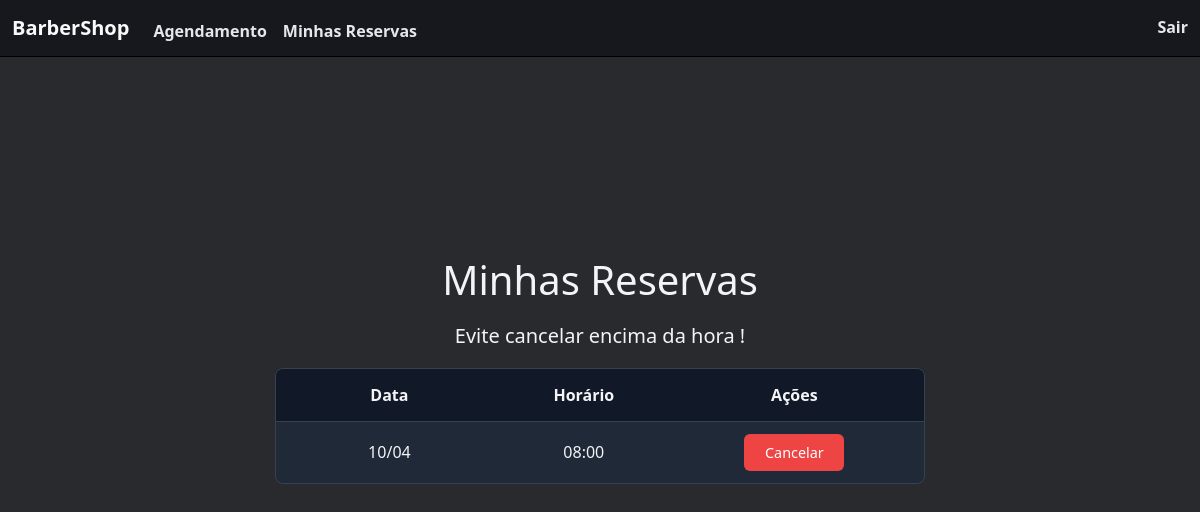
The page /minhasReservas (signed in) on the database as committed earlier.
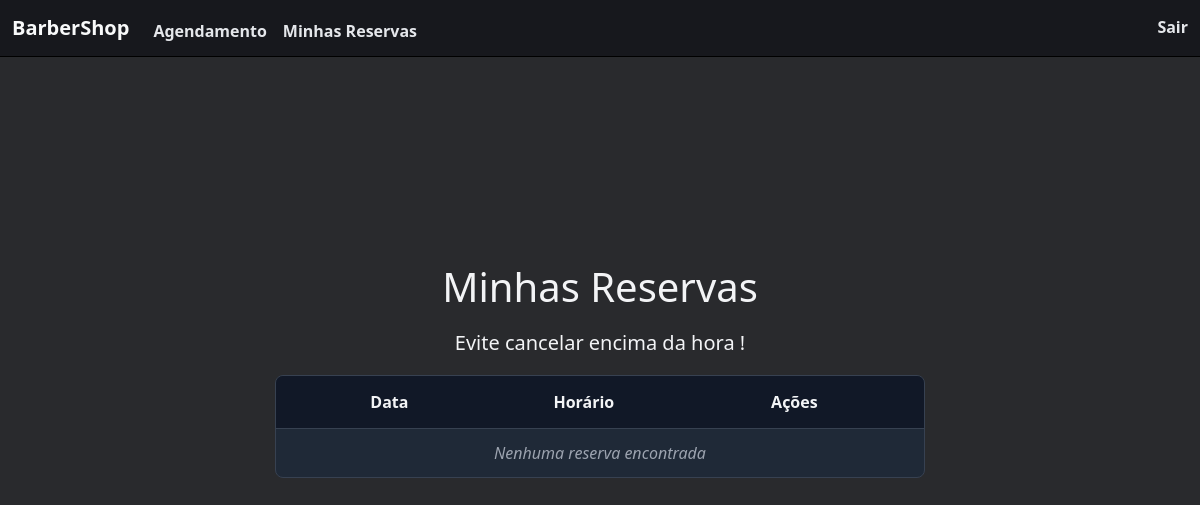
The same page on the database as committed later.
### tables this page shows
CREATE TABLE agendamentos (
    id INTEGER PRIMARY KEY AUTOINCREMENT,
    data_hora DATETIME NOT NULL,  
    disponivel BOOLEAN DEFAULT TRUE,
    user_id INTEGER,              
    FOREIGN KEY (user_id) REFERENCES users(id)
);

### app.py (the view)
@app.route("/minhasReservas")
@login_required
def minhasReservas():
    db = get_db()
    reservas = db.execute("SELECT id, data_hora  FROM agendamentos WHERE user_id = ? AND disponivel = 0", [session["user_id"]]).fetchall()
    return render_template("horariosAgendados.html", reservas=reservas)

### helpers.py (called while the page is built)
def get_db():
    if 'db' not in g:
        g.db = sqlite3.connect(DATABASE)
        g.db.row_factory = sqlite3.Row  # Retorna dicionários em vez de tuplas
    return g.db

def login_required(f):
    @wraps(f)
    def decorated_function(*args, **kwargs):
        if "user_id" not in session:
            return redirect(url_for("login"))
        return f(*args, **kwargs)
    return decorated_function

### templates/horariosAgendados.html (shortened to what this page needs)
{% extends "layout.html" %}
{% block main %}
<div class="reservas-container compact-view">
  <div class="cabecalho">
    <h1>Minhas Reservas</h1>
    <h5>Evite cancelar encima da hora !</h5>
  </div>
  <div class="tabela-reservas-wrapper">
    <table class="tabela-reservas">
      <thead>
        <tr>
          <th class="col-data">Data</th>
          <th class="col-horario">Horário</th>
          <th class="col-acoes">Ações</th>
        </tr>
      </thead>
      <tbody>
        {% for reserva in reservas %}
        <tr>
          <td>{{ reserva.data_hora.split()[0].split('-')[2] }}/{{ reserva.data_hora.split()[0].split('-')[1] }}</td>
          <td>{{ reserva.data_hora.split()[1][:5] }}</td>
          <td>
            <form action="{{ url_for('cancelar_reserva') }}" method="post">
              <button type="submit" class="btn-cancelar">Cancelar</button>
            </form>
          </td>
        </tr>
        {% else %}
        <tr>
          <td colspan="3" class="sem-reservas">Nenhuma reserva encontrada</td>
        </tr>
        {% endfor %}
      </tbody>
    </table>
  </div>
</div>
{% endblock %}

### templates/layout.html (shortened to what this page needs)
<!DOCTYPE html>
<html lang="en">
<head>
    <link href="https://cdn.jsdelivr.net/npm/bootstrap@5.3.3/dist/css/bootstrap.min.css" rel="stylesheet">
    <link href="https://cdnjs.cloudflare.com/ajax/libs/font-awesome/6.0.0/css/all.min.css" rel="stylesheet">
    <link href="/static/styles.css" rel="stylesheet">
</head>
<body>
    <nav class="navbar navbar-expand-lg bg-dark fixed-top">
        <div class="container-fluid">
            <a class="navbar-brand text-light fw-bold" href="/">BarberShop</a>
            <div class="collapse navbar-collapse" id="navbarNav">
                <ul class="navbar-nav">
                    <li class="nav-item">
                        <a class="nav-link text-light" href="/agendamento">Agendamento</a>
                    </li>
                    <li class="nav-item">
                        <a class="nav-link text-light" href="/minhasReservas">Minhas Reservas</a>
                    </li>
                </ul>
            </div>
            <div class="d-flex">
                {% if session.user_id %}
                    <a class="nav-link text-danger fw-bold" href="/logout">Sair</a>
                {% else %}
                    <a class="nav-link text-light me-3" href="/login">Login</a>
                    <a class="nav-link text-light" href="/register">Registrar</a>
                {% endif %}
            </div>
        </div>
    </nav>
    <main class="main-content">
        {% block main %}{% endblock %}
    </main>
</body>
</html>

### static/styles.css (style rules this page uses)
* { margin: 0; padding: 0; box-sizing: border-box; font-family: 'Segoe UI', Arial, sans-serif; }
body { min-height: 100vh; background-color: RGB(41, 42, 45); color: #f3f4f6; display: flex; flex-direction: column; padding-top: 70px; }
.main-content { flex: 1; display: flex; flex-direction: column; justify-content: center; padding: 40px 20px; }
.navbar { min-height: 56px; background-color: #17181d !important; border-bottom: 1px solid #000000; font-family: 'Barlow Condensed', sans-serif; font-weight: 600; }
.nav-link { position: relative; padding-bottom: 2px; transition: color 0.3s ease; color: #e5e7eb !important; }
.nav-link::after { content: ""; position: absolute; left: 50%; bottom: 0; width: 0; height: 2px; background-color: #3b82f6; transition: all 0.3s ease; }
.cabecalho { text-align: center; margin-bottom: 30px; }
.cabecalho h1 { color: #f3f4f6; margin-bottom: 10px; }
.reservas-container { max-width: 700px; width: 100%; margin: 0 auto; padding: 15px 25px 25px; margin-top: -120px; }
.tabela-reservas-wrapper { overflow-x: auto; border-radius: 8px; border: 1px solid #374151; background: #1f2937; margin-top: 10px; margin-top: 0; }
.tabela-reservas { width: 100%; border-collapse: collapse; color: #f3f4f6; table-layout: fixed; }
.tabela-reservas th { background-color: #111827; padding: 14px 12px; text-align: center; font-weight: 600; border: none; }
.tabela-reservas td { padding: 12px; text-align: center; border-top: 1px solid #374151; border-bottom: none; }
.col-data { width: 35%; }
.col-horario { width: 25%; }
.col-acoes { width: 40%; }
.tabela-reservas tr:last-child td { border-bottom: none; }
.sem-reservas { text-align: center; padding: 20px; color: #9ca3af; font-style: italic; }
.cabecalho { text-align: center; margin-bottom: 20px; }
.cabecalho h1 { color: #f3f4f6; margin: 0; padding-bottom: 5px; margin-bottom: 15px; }

Rows that differ between the two databases and show on the page:
no longer on this page (row edited): agendamentos: data_hora "10", data_hora "04", data_hora "08:00"
Other text that changed with them:
text now shown: "Nenhuma reserva encontrada"
